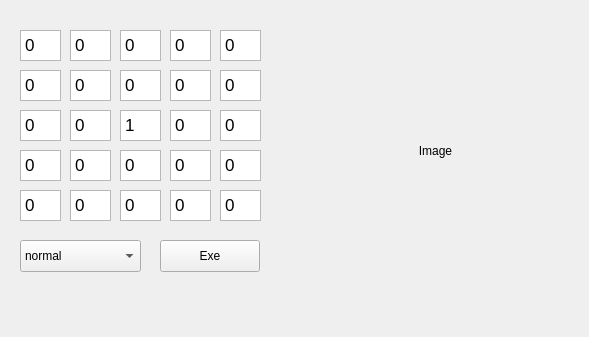
 <widget class="QWidget" name="FilterForm">
  <property name="geometry">
   <rect>
    <x>0</x>
    <y>0</y>
    <width>589</width>
    <height>337</height>
   </rect>
  </property>
  <property name="windowTitle">
   <string>Form</string>
  </property>
  <widget class="QLabel" name="ImageBox">
   <property name="geometry">
    <rect>
     <x>330</x>
     <y>40</y>
     <width>211</width>
     <height>221</height>
    </rect>
   </property>
   <property name="text">
    <string>Image</string>
   </property>
   <property name="alignment">
    <set>Qt::AlignmentFlag::AlignCenter</set>
   </property>
  </widget>
  <widget class="QTextEdit" name="textEdit">
   <property name="geometry">
    <rect>
     <x>20</x>
     <y>30</y>
     <width>41</width>
     <height>31</height>
    </rect>
   </property>
   <property name="font">
    <font>
     <pointsize>9</pointsize>
    </font>
   </property>
   <property name="html">
    <string>&lt;!DOCTYPE HTML PUBLIC &quot;-//W3C//DTD HTML 4.0//EN&quot; &quot;http://www.w3.org/TR/REC-html40/strict.dtd&quot;&gt;
&lt;html&gt;&lt;head&gt;&lt;meta name=&quot;qrichtext&quot; content=&quot;1&quot; /&gt;&lt;meta charset=&quot;utf-8&quot; /&gt;&lt;style type=&quot;text/css&quot;&gt;
p, li { white-space: pre-wrap; }
hr { height: 1px; border-width: 0; }
li.unchecked::marker { content: &quot;\2610&quot;; }
li.checked::marker { content: &quot;\2612&quot;; }
&lt;/style&gt;&lt;/head&gt;&lt;body style=&quot; font-family:'.AppleSystemUIFont'; font-size:9pt; font-weight:400; font-style:normal;&quot;&gt;
&lt;p style=&quot; margin-top:0px; margin-bottom:0px; margin-left:0px; margin-right:0px; -qt-block-indent:0; text-indent:0px;&quot;&gt;&lt;span style=&quot; font-size:13pt;&quot;&gt;0&lt;/span&gt;&lt;/p&gt;&lt;/body&gt;&lt;/html&gt;</string>
   </property>
  </widget>
  <widget class="QTextEdit" name="textEdit_2">
   <property name="geometry">
    <rect>
     <x>70</x>
     <y>30</y>
     <width>41</width>
     <height>31</height>
    </rect>
   </property>
   <property name="font">
    <font>
     <pointsize>9</pointsize>
    </font>
   </property>
   <property name="html">
    <string>&lt;!DOCTYPE HTML PUBLIC &quot;-//W3C//DTD HTML 4.0//EN&quot; &quot;http://www.w3.org/TR/REC-html40/strict.dtd&quot;&gt;
&lt;html&gt;&lt;head&gt;&lt;meta name=&quot;qrichtext&quot; content=&quot;1&quot; /&gt;&lt;meta charset=&quot;utf-8&quot; /&gt;&lt;style type=&quot;text/css&quot;&gt;
p, li { white-space: pre-wrap; }
hr { height: 1px; border-width: 0; }
li.unchecked::marker { content: &quot;\2610&quot;; }
li.checked::marker { content: &quot;\2612&quot;; }
&lt;/style&gt;&lt;/head&gt;&lt;body style=&quot; font-family:'.AppleSystemUIFont'; font-size:9pt; font-weight:400; font-style:normal;&quot;&gt;
&lt;p style=&quot; margin-top:0px; margin-bottom:0px; margin-left:0px; margin-right:0px; -qt-block-indent:0; text-indent:0px;&quot;&gt;&lt;span style=&quot; font-size:13pt;&quot;&gt;0&lt;/span&gt;&lt;/p&gt;&lt;/body&gt;&lt;/html&gt;</string>
   </property>
  </widget>
  <widget class="QTextEdit" name="textEdit_3">
   <property name="geometry">
    <rect>
     <x>120</x>
     <y>30</y>
     <width>41</width>
     <height>31</height>
    </rect>
   </property>
   <property name="font">
    <font>
     <pointsize>9</pointsize>
    </font>
   </property>
   <property name="html">
    <string>&lt;!DOCTYPE HTML PUBLIC &quot;-//W3C//DTD HTML 4.0//EN&quot; &quot;http://www.w3.org/TR/REC-html40/strict.dtd&quot;&gt;
&lt;html&gt;&lt;head&gt;&lt;meta name=&quot;qrichtext&quot; content=&quot;1&quot; /&gt;&lt;meta charset=&quot;utf-8&quot; /&gt;&lt;style type=&quot;text/css&quot;&gt;
p, li { white-space: pre-wrap; }
hr { height: 1px; border-width: 0; }
li.unchecked::marker { content: &quot;\2610&quot;; }
li.checked::marker { content: &quot;\2612&quot;; }
&lt;/style&gt;&lt;/head&gt;&lt;body style=&quot; font-family:'.AppleSystemUIFont'; font-size:9pt; font-weight:400; font-style:normal;&quot;&gt;
&lt;p style=&quot; margin-top:0px; margin-bottom:0px; margin-left:0px; margin-right:0px; -qt-block-indent:0; text-indent:0px;&quot;&gt;&lt;span style=&quot; font-size:13pt;&quot;&gt;0&lt;/span&gt;&lt;/p&gt;&lt;/body&gt;&lt;/html&gt;</string>
   </property>
  </widget>
  <widget class="QTextEdit" name="textEdit_4">
   <property name="geometry">
    <rect>
     <x>170</x>
     <y>30</y>
     <width>41</width>
     <height>31</height>
    </rect>
   </property>
   <property name="font">
    <font>
     <pointsize>9</pointsize>
    </font>
   </property>
   <property name="html">
    <string>&lt;!DOCTYPE HTML PUBLIC &quot;-//W3C//DTD HTML 4.0//EN&quot; &quot;http://www.w3.org/TR/REC-html40/strict.dtd&quot;&gt;
&lt;html&gt;&lt;head&gt;&lt;meta name=&quot;qrichtext&quot; content=&quot;1&quot; /&gt;&lt;meta charset=&quot;utf-8&quot; /&gt;&lt;style type=&quot;text/css&quot;&gt;
p, li { white-space: pre-wrap; }
hr { height: 1px; border-width: 0; }
li.unchecked::marker { content: &quot;\2610&quot;; }
li.checked::marker { content: &quot;\2612&quot;; }
&lt;/style&gt;&lt;/head&gt;&lt;body style=&quot; font-family:'.AppleSystemUIFont'; font-size:9pt; font-weight:400; font-style:normal;&quot;&gt;
&lt;p style=&quot; margin-top:0px; margin-bottom:0px; margin-left:0px; margin-right:0px; -qt-block-indent:0; text-indent:0px;&quot;&gt;&lt;span style=&quot; font-size:13pt;&quot;&gt;0&lt;/span&gt;&lt;/p&gt;&lt;/body&gt;&lt;/html&gt;</string>
   </property>
  </widget>
  <widget class="QTextEdit" name="textEdit_5">
   <property name="geometry">
    <rect>
     <x>220</x>
     <y>30</y>
     <width>41</width>
     <height>31</height>
    </rect>
   </property>
   <property name="font">
    <font>
     <pointsize>9</pointsize>
    </font>
   </property>
   <property name="html">
    <string>&lt;!DOCTYPE HTML PUBLIC &quot;-//W3C//DTD HTML 4.0//EN&quot; &quot;http://www.w3.org/TR/REC-html40/strict.dtd&quot;&gt;
&lt;html&gt;&lt;head&gt;&lt;meta name=&quot;qrichtext&quot; content=&quot;1&quot; /&gt;&lt;meta charset=&quot;utf-8&quot; /&gt;&lt;style type=&quot;text/css&quot;&gt;
p, li { white-space: pre-wrap; }
hr { height: 1px; border-width: 0; }
li.unchecked::marker { content: &quot;\2610&quot;; }
li.checked::marker { content: &quot;\2612&quot;; }
&lt;/style&gt;&lt;/head&gt;&lt;body style=&quot; font-family:'.AppleSystemUIFont'; font-size:9pt; font-weight:400; font-style:normal;&quot;&gt;
&lt;p style=&quot; margin-top:0px; margin-bottom:0px; margin-left:0px; margin-right:0px; -qt-block-indent:0; text-indent:0px;&quot;&gt;&lt;span style=&quot; font-size:13pt;&quot;&gt;0&lt;/span&gt;&lt;/p&gt;&lt;/body&gt;&lt;/html&gt;</string>
   </property>
  </widget>
  <widget class="QPushButton" name="pushButton">
   <property name="geometry">
    <rect>
     <x>160</x>
     <y>240</y>
     <width>100</width>
     <height>32</height>
    </rect>
   </property>
   <property name="text">
    <string>Exe</string>
   </property>
  </widget>
  <widget class="QComboBox" name="comboBox">
   <property name="geometry">
    <rect>
     <x>20</x>
     <y>240</y>
     <width>121</width>
     <height>32</height>
    </rect>
   </property>
   <item>
    <property name="text">
     <string>normal</string>
    </property>
   </item>
   <item>
    <property name="text">
     <string>gaussian</string>
    </property>
   </item>
   <item>
    <property name="text">
     <string>average</string>
    </property>
   </item>
  </widget>
  <widget class="QTextEdit" name="textEdit_6">
   <property name="geometry">
    <rect>
     <x>20</x>
     <y>70</y>
     <width>41</width>
     <height>31</height>
    </rect>
   </property>
   <property name="font">
    <font>
     <pointsize>9</pointsize>
    </font>
   </property>
   <property name="html">
    <string>&lt;!DOCTYPE HTML PUBLIC &quot;-//W3C//DTD HTML 4.0//EN&quot; &quot;http://www.w3.org/TR/REC-html40/strict.dtd&quot;&gt;
&lt;html&gt;&lt;head&gt;&lt;meta name=&quot;qrichtext&quot; content=&quot;1&quot; /&gt;&lt;meta charset=&quot;utf-8&quot; /&gt;&lt;style type=&quot;text/css&quot;&gt;
p, li { white-space: pre-wrap; }
hr { height: 1px; border-width: 0; }
li.unchecked::marker { content: &quot;\2610&quot;; }
li.checked::marker { content: &quot;\2612&quot;; }
&lt;/style&gt;&lt;/head&gt;&lt;body style=&quot; font-family:'.AppleSystemUIFont'; font-size:9pt; font-weight:400; font-style:normal;&quot;&gt;
&lt;p style=&quot; margin-top:0px; margin-bottom:0px; margin-left:0px; margin-right:0px; -qt-block-indent:0; text-indent:0px;&quot;&gt;&lt;span style=&quot; font-size:13pt;&quot;&gt;0&lt;/span&gt;&lt;/p&gt;&lt;/body&gt;&lt;/html&gt;</string>
   </property>
  </widget>
  <widget class="QTextEdit" name="textEdit_7">
   <property name="geometry">
    <rect>
     <x>70</x>
     <y>70</y>
     <width>41</width>
     <height>31</height>
    </rect>
   </property>
   <property name="font">
    <font>
     <pointsize>9</pointsize>
    </font>
   </property>
   <property name="html">
    <string>&lt;!DOCTYPE HTML PUBLIC &quot;-//W3C//DTD HTML 4.0//EN&quot; &quot;http://www.w3.org/TR/REC-html40/strict.dtd&quot;&gt;
&lt;html&gt;&lt;head&gt;&lt;meta name=&quot;qrichtext&quot; content=&quot;1&quot; /&gt;&lt;meta charset=&quot;utf-8&quot; /&gt;&lt;style type=&quot;text/css&quot;&gt;
p, li { white-space: pre-wrap; }
hr { height: 1px; border-width: 0; }
li.unchecked::marker { content: &quot;\2610&quot;; }
li.checked::marker { content: &quot;\2612&quot;; }
&lt;/style&gt;&lt;/head&gt;&lt;body style=&quot; font-family:'.AppleSystemUIFont'; font-size:9pt; font-weight:400; font-style:normal;&quot;&gt;
&lt;p style=&quot; margin-top:0px; margin-bottom:0px; margin-left:0px; margin-right:0px; -qt-block-indent:0; text-indent:0px;&quot;&gt;&lt;span style=&quot; font-size:13pt;&quot;&gt;0&lt;/span&gt;&lt;/p&gt;&lt;/body&gt;&lt;/html&gt;</string>
   </property>
  </widget>
  <widget class="QTextEdit" name="textEdit_8">
   <property name="geometry">
    <rect>
     <x>120</x>
     <y>70</y>
     <width>41</width>
     <height>31</height>
    </rect>
   </property>
   <property name="font">
    <font>
     <pointsize>9</pointsize>
    </font>
   </property>
   <property name="html">
    <string>&lt;!DOCTYPE HTML PUBLIC &quot;-//W3C//DTD HTML 4.0//EN&quot; &quot;http://www.w3.org/TR/REC-html40/strict.dtd&quot;&gt;
&lt;html&gt;&lt;head&gt;&lt;meta name=&quot;qrichtext&quot; content=&quot;1&quot; /&gt;&lt;meta charset=&quot;utf-8&quot; /&gt;&lt;style type=&quot;text/css&quot;&gt;
p, li { white-space: pre-wrap; }
hr { height: 1px; border-width: 0; }
li.unchecked::marker { content: &quot;\2610&quot;; }
li.checked::marker { content: &quot;\2612&quot;; }
&lt;/style&gt;&lt;/head&gt;&lt;body style=&quot; font-family:'.AppleSystemUIFont'; font-size:9pt; font-weight:400; font-style:normal;&quot;&gt;
&lt;p style=&quot; margin-top:0px; margin-bottom:0px; margin-left:0px; margin-right:0px; -qt-block-indent:0; text-indent:0px;&quot;&gt;&lt;span style=&quot; font-size:13pt;&quot;&gt;0&lt;/span&gt;&lt;/p&gt;&lt;/body&gt;&lt;/html&gt;</string>
   </property>
  </widget>
  <widget class="QTextEdit" name="textEdit_9">
   <property name="geometry">
    <rect>
     <x>170</x>
     <y>70</y>
     <width>41</width>
     <height>31</height>
    </rect>
   </property>
   <property name="font">
    <font>
     <pointsize>9</pointsize>
    </font>
   </property>
   <property name="html">
    <string>&lt;!DOCTYPE HTML PUBLIC &quot;-//W3C//DTD HTML 4.0//EN&quot; &quot;http://www.w3.org/TR/REC-html40/strict.dtd&quot;&gt;
&lt;html&gt;&lt;head&gt;&lt;meta name=&quot;qrichtext&quot; content=&quot;1&quot; /&gt;&lt;meta charset=&quot;utf-8&quot; /&gt;&lt;style type=&quot;text/css&quot;&gt;
p, li { white-space: pre-wrap; }
hr { height: 1px; border-width: 0; }
li.unchecked::marker { content: &quot;\2610&quot;; }
li.checked::marker { content: &quot;\2612&quot;; }
&lt;/style&gt;&lt;/head&gt;&lt;body style=&quot; font-family:'.AppleSystemUIFont'; font-size:9pt; font-weight:400; font-style:normal;&quot;&gt;
&lt;p style=&quot; margin-top:0px; margin-bottom:0px; margin-left:0px; margin-right:0px; -qt-block-indent:0; text-indent:0px;&quot;&gt;&lt;span style=&quot; font-size:13pt;&quot;&gt;0&lt;/span&gt;&lt;/p&gt;&lt;/body&gt;&lt;/html&gt;</string>
   </property>
  </widget>
  <widget class="QTextEdit" name="textEdit_10">
   <property name="geometry">
    <rect>
     <x>220</x>
     <y>70</y>
     <width>41</width>
     <height>31</height>
    </rect>
   </property>
   <property name="font">
    <font>
     <pointsize>9</pointsize>
    </font>
   </property>
   <property name="html">
    <string>&lt;!DOCTYPE HTML PUBLIC &quot;-//W3C//DTD HTML 4.0//EN&quot; &quot;http://www.w3.org/TR/REC-html40/strict.dtd&quot;&gt;
&lt;html&gt;&lt;head&gt;&lt;meta name=&quot;qrichtext&quot; content=&quot;1&quot; /&gt;&lt;meta charset=&quot;utf-8&quot; /&gt;&lt;style type=&quot;text/css&quot;&gt;
p, li { white-space: pre-wrap; }
hr { height: 1px; border-width: 0; }
li.unchecked::marker { content: &quot;\2610&quot;; }
li.checked::marker { content: &quot;\2612&quot;; }
&lt;/style&gt;&lt;/head&gt;&lt;body style=&quot; font-family:'.AppleSystemUIFont'; font-size:9pt; font-weight:400; font-style:normal;&quot;&gt;
&lt;p style=&quot; margin-top:0px; margin-bottom:0px; margin-left:0px; margin-right:0px; -qt-block-indent:0; text-indent:0px;&quot;&gt;&lt;span style=&quot; font-size:13pt;&quot;&gt;0&lt;/span&gt;&lt;/p&gt;&lt;/body&gt;&lt;/html&gt;</string>
   </property>
  </widget>
  <widget class="QTextEdit" name="textEdit_11">
   <property name="geometry">
    <rect>
     <x>20</x>
     <y>110</y>
     <width>41</width>
     <height>31</height>
    </rect>
   </property>
   <property name="font">
    <font>
     <pointsize>9</pointsize>
    </font>
   </property>
   <property name="html">
    <string>&lt;!DOCTYPE HTML PUBLIC &quot;-//W3C//DTD HTML 4.0//EN&quot; &quot;http://www.w3.org/TR/REC-html40/strict.dtd&quot;&gt;
&lt;html&gt;&lt;head&gt;&lt;meta name=&quot;qrichtext&quot; content=&quot;1&quot; /&gt;&lt;meta charset=&quot;utf-8&quot; /&gt;&lt;style type=&quot;text/css&quot;&gt;
p, li { white-space: pre-wrap; }
hr { height: 1px; border-width: 0; }
li.unchecked::marker { content: &quot;\2610&quot;; }
li.checked::marker { content: &quot;\2612&quot;; }
&lt;/style&gt;&lt;/head&gt;&lt;body style=&quot; font-family:'.AppleSystemUIFont'; font-size:9pt; font-weight:400; font-style:normal;&quot;&gt;
&lt;p style=&quot; margin-top:0px; margin-bottom:0px; margin-left:0px; margin-right:0px; -qt-block-indent:0; text-indent:0px;&quot;&gt;&lt;span style=&quot; font-size:13pt;&quot;&gt;0&lt;/span&gt;&lt;/p&gt;&lt;/body&gt;&lt;/html&gt;</string>
   </property>
  </widget>
  <widget class="QTextEdit" name="textEdit_12">
   <property name="geometry">
    <rect>
     <x>70</x>
     <y>110</y>
     <width>41</width>
     <height>31</height>
    </rect>
   </property>
   <property name="font">
    <font>
     <pointsize>9</pointsize>
    </font>
   </property>
   <property name="html">
    <string>&lt;!DOCTYPE HTML PUBLIC &quot;-//W3C//DTD HTML 4.0//EN&quot; &quot;http://www.w3.org/TR/REC-html40/strict.dtd&quot;&gt;
&lt;html&gt;&lt;head&gt;&lt;meta name=&quot;qrichtext&quot; content=&quot;1&quot; /&gt;&lt;meta charset=&quot;utf-8&quot; /&gt;&lt;style type=&quot;text/css&quot;&gt;
p, li { white-space: pre-wrap; }
hr { height: 1px; border-width: 0; }
li.unchecked::marker { content: &quot;\2610&quot;; }
li.checked::marker { content: &quot;\2612&quot;; }
&lt;/style&gt;&lt;/head&gt;&lt;body style=&quot; font-family:'.AppleSystemUIFont'; font-size:9pt; font-weight:400; font-style:normal;&quot;&gt;
&lt;p style=&quot; margin-top:0px; margin-bottom:0px; margin-left:0px; margin-right:0px; -qt-block-indent:0; text-indent:0px;&quot;&gt;&lt;span style=&quot; font-size:13pt;&quot;&gt;0&lt;/span&gt;&lt;/p&gt;&lt;/body&gt;&lt;/html&gt;</string>
   </property>
  </widget>
  <widget class="QTextEdit" name="textEdit_13">
   <property name="geometry">
    <rect>
     <x>120</x>
     <y>110</y>
     <width>41</width>
     <height>31</height>
    </rect>
   </property>
   <property name="font">
    <font>
     <pointsize>9</pointsize>
    </font>
   </property>
   <property name="html">
    <string>&lt;!DOCTYPE HTML PUBLIC &quot;-//W3C//DTD HTML 4.0//EN&quot; &quot;http://www.w3.org/TR/REC-html40/strict.dtd&quot;&gt;
&lt;html&gt;&lt;head&gt;&lt;meta name=&quot;qrichtext&quot; content=&quot;1&quot; /&gt;&lt;meta charset=&quot;utf-8&quot; /&gt;&lt;style type=&quot;text/css&quot;&gt;
p, li { white-space: pre-wrap; }
hr { height: 1px; border-width: 0; }
li.unchecked::marker { content: &quot;\2610&quot;; }
li.checked::marker { content: &quot;\2612&quot;; }
&lt;/style&gt;&lt;/head&gt;&lt;body style=&quot; font-family:'.AppleSystemUIFont'; font-size:9pt; font-weight:400; font-style:normal;&quot;&gt;
&lt;p style=&quot; margin-top:0px; margin-bottom:0px; margin-left:0px; margin-right:0px; -qt-block-indent:0; text-indent:0px;&quot;&gt;&lt;span style=&quot; font-size:13pt;&quot;&gt;1&lt;/span&gt;&lt;/p&gt;&lt;/body&gt;&lt;/html&gt;</string>
   </property>
  </widget>
  <widget class="QTextEdit" name="textEdit_14">
   <property name="geometry">
    <rect>
     <x>170</x>
     <y>110</y>
     <width>41</width>
     <height>31</height>
    </rect>
   </property>
   <property name="font">
    <font>
     <pointsize>9</pointsize>
    </font>
   </property>
   <property name="html">
    <string>&lt;!DOCTYPE HTML PUBLIC &quot;-//W3C//DTD HTML 4.0//EN&quot; &quot;http://www.w3.org/TR/REC-html40/strict.dtd&quot;&gt;
&lt;html&gt;&lt;head&gt;&lt;meta name=&quot;qrichtext&quot; content=&quot;1&quot; /&gt;&lt;meta charset=&quot;utf-8&quot; /&gt;&lt;style type=&quot;text/css&quot;&gt;
p, li { white-space: pre-wrap; }
hr { height: 1px; border-width: 0; }
li.unchecked::marker { content: &quot;\2610&quot;; }
li.checked::marker { content: &quot;\2612&quot;; }
&lt;/style&gt;&lt;/head&gt;&lt;body style=&quot; font-family:'.AppleSystemUIFont'; font-size:9pt; font-weight:400; font-style:normal;&quot;&gt;
&lt;p style=&quot; margin-top:0px; margin-bottom:0px; margin-left:0px; margin-right:0px; -qt-block-indent:0; text-indent:0px;&quot;&gt;&lt;span style=&quot; font-size:13pt;&quot;&gt;0&lt;/span&gt;&lt;/p&gt;&lt;/body&gt;&lt;/html&gt;</string>
   </property>
  </widget>
  <widget class="QTextEdit" name="textEdit_15">
   <property name="geometry">
    <rect>
     <x>220</x>
     <y>110</y>
     <width>41</width>
     <height>31</height>
    </rect>
   </property>
   <property name="font">
    <font>
     <pointsize>9</pointsize>
    </font>
   </property>
   <property name="html">
    <string>&lt;!DOCTYPE HTML PUBLIC &quot;-//W3C//DTD HTML 4.0//EN&quot; &quot;http://www.w3.org/TR/REC-html40/strict.dtd&quot;&gt;
&lt;html&gt;&lt;head&gt;&lt;meta name=&quot;qrichtext&quot; content=&quot;1&quot; /&gt;&lt;meta charset=&quot;utf-8&quot; /&gt;&lt;style type=&quot;text/css&quot;&gt;
p, li { white-space: pre-wrap; }
hr { height: 1px; border-width: 0; }
li.unchecked::marker { content: &quot;\2610&quot;; }
li.checked::marker { content: &quot;\2612&quot;; }
&lt;/style&gt;&lt;/head&gt;&lt;body style=&quot; font-family:'.AppleSystemUIFont'; font-size:9pt; font-weight:400; font-style:normal;&quot;&gt;
&lt;p style=&quot; margin-top:0px; margin-bottom:0px; margin-left:0px; margin-right:0px; -qt-block-indent:0; text-indent:0px;&quot;&gt;&lt;span style=&quot; font-size:13pt;&quot;&gt;0&lt;/span&gt;&lt;/p&gt;&lt;/body&gt;&lt;/html&gt;</string>
   </property>
  </widget>
  <widget class="QTextEdit" name="textEdit_16">
   <property name="geometry">
    <rect>
     <x>20</x>
     <y>150</y>
     <width>41</width>
     <height>31</height>
    </rect>
   </property>
   <property name="font">
    <font>
     <pointsize>9</pointsize>
    </font>
   </property>
   <property name="html">
    <string>&lt;!DOCTYPE HTML PUBLIC &quot;-//W3C//DTD HTML 4.0//EN&quot; &quot;http://www.w3.org/TR/REC-html40/strict.dtd&quot;&gt;
&lt;html&gt;&lt;head&gt;&lt;meta name=&quot;qrichtext&quot; content=&quot;1&quot; /&gt;&lt;meta charset=&quot;utf-8&quot; /&gt;&lt;style type=&quot;text/css&quot;&gt;
p, li { white-space: pre-wrap; }
hr { height: 1px; border-width: 0; }
li.unchecked::marker { content: &quot;\2610&quot;; }
li.checked::marker { content: &quot;\2612&quot;; }
&lt;/style&gt;&lt;/head&gt;&lt;body style=&quot; font-family:'.AppleSystemUIFont'; font-size:9pt; font-weight:400; font-style:normal;&quot;&gt;
&lt;p style=&quot; margin-top:0px; margin-bottom:0px; margin-left:0px; margin-right:0px; -qt-block-indent:0; text-indent:0px;&quot;&gt;&lt;span style=&quot; font-size:13pt;&quot;&gt;0&lt;/span&gt;&lt;/p&gt;&lt;/body&gt;&lt;/html&gt;</string>
   </property>
  </widget>
  <widget class="QTextEdit" name="textEdit_17">
   <property name="geometry">
    <rect>
     <x>70</x>
     <y>150</y>
     <width>41</width>
     <height>31</height>
    </rect>
   </property>
   <property name="font">
    <font>
     <pointsize>9</pointsize>
    </font>
   </property>
   <property name="html">
    <string>&lt;!DOCTYPE HTML PUBLIC &quot;-//W3C//DTD HTML 4.0//EN&quot; &quot;http://www.w3.org/TR/REC-html40/strict.dtd&quot;&gt;
&lt;html&gt;&lt;head&gt;&lt;meta name=&quot;qrichtext&quot; content=&quot;1&quot; /&gt;&lt;meta charset=&quot;utf-8&quot; /&gt;&lt;style type=&quot;text/css&quot;&gt;
p, li { white-space: pre-wrap; }
hr { height: 1px; border-width: 0; }
li.unchecked::marker { content: &quot;\2610&quot;; }
li.checked::marker { content: &quot;\2612&quot;; }
&lt;/style&gt;&lt;/head&gt;&lt;body style=&quot; font-family:'.AppleSystemUIFont'; font-size:9pt; font-weight:400; font-style:normal;&quot;&gt;
&lt;p style=&quot; margin-top:0px; margin-bottom:0px; margin-left:0px; margin-right:0px; -qt-block-indent:0; text-indent:0px;&quot;&gt;&lt;span style=&quot; font-size:13pt;&quot;&gt;0&lt;/span&gt;&lt;/p&gt;&lt;/body&gt;&lt;/html&gt;</string>
   </property>
  </widget>
  <widget class="QTextEdit" name="textEdit_18">
   <property name="geometry">
    <rect>
     <x>120</x>
     <y>150</y>
     <width>41</width>
     <height>31</height>
    </rect>
   </property>
   <property name="font">
    <font>
     <pointsize>9</pointsize>
    </font>
   </property>
   <property name="html">
    <string>&lt;!DOCTYPE HTML PUBLIC &quot;-//W3C//DTD HTML 4.0//EN&quot; &quot;http://www.w3.org/TR/REC-html40/strict.dtd&quot;&gt;
&lt;html&gt;&lt;head&gt;&lt;meta name=&quot;qrichtext&quot; content=&quot;1&quot; /&gt;&lt;meta charset=&quot;utf-8&quot; /&gt;&lt;style type=&quot;text/css&quot;&gt;
p, li { white-space: pre-wrap; }
hr { height: 1px; border-width: 0; }
li.unchecked::marker { content: &quot;\2610&quot;; }
li.checked::marker { content: &quot;\2612&quot;; }
&lt;/style&gt;&lt;/head&gt;&lt;body style=&quot; font-family:'.AppleSystemUIFont'; font-size:9pt; font-weight:400; font-style:normal;&quot;&gt;
&lt;p style=&quot; margin-top:0px; margin-bottom:0px; margin-left:0px; margin-right:0px; -qt-block-indent:0; text-indent:0px;&quot;&gt;&lt;span style=&quot; font-size:13pt;&quot;&gt;0&lt;/span&gt;&lt;/p&gt;&lt;/body&gt;&lt;/html&gt;</string>
   </property>
  </widget>
  <widget class="QTextEdit" name="textEdit_19">
   <property name="geometry">
    <rect>
     <x>170</x>
     <y>150</y>
     <width>41</width>
     <height>31</height>
    </rect>
   </property>
   <property name="font">
    <font>
     <pointsize>9</pointsize>
    </font>
   </property>
   <property name="html">
    <string>&lt;!DOCTYPE HTML PUBLIC &quot;-//W3C//DTD HTML 4.0//EN&quot; &quot;http://www.w3.org/TR/REC-html40/strict.dtd&quot;&gt;
&lt;html&gt;&lt;head&gt;&lt;meta name=&quot;qrichtext&quot; content=&quot;1&quot; /&gt;&lt;meta charset=&quot;utf-8&quot; /&gt;&lt;style type=&quot;text/css&quot;&gt;
p, li { white-space: pre-wrap; }
hr { height: 1px; border-width: 0; }
li.unchecked::marker { content: &quot;\2610&quot;; }
li.checked::marker { content: &quot;\2612&quot;; }
&lt;/style&gt;&lt;/head&gt;&lt;body style=&quot; font-family:'.AppleSystemUIFont'; font-size:9pt; font-weight:400; font-style:normal;&quot;&gt;
&lt;p style=&quot; margin-top:0px; margin-bottom:0px; margin-left:0px; margin-right:0px; -qt-block-indent:0; text-indent:0px;&quot;&gt;&lt;span style=&quot; font-size:13pt;&quot;&gt;0&lt;/span&gt;&lt;/p&gt;&lt;/body&gt;&lt;/html&gt;</string>
   </property>
  </widget>
  <widget class="QTextEdit" name="textEdit_20">
   <property name="geometry">
    <rect>
     <x>220</x>
     <y>150</y>
     <width>41</width>
     <height>31</height>
    </rect>
   </property>
   <property name="font">
    <font>
     <pointsize>9</pointsize>
    </font>
   </property>
   <property name="html">
    <string>&lt;!DOCTYPE HTML PUBLIC &quot;-//W3C//DTD HTML 4.0//EN&quot; &quot;http://www.w3.org/TR/REC-html40/strict.dtd&quot;&gt;
&lt;html&gt;&lt;head&gt;&lt;meta name=&quot;qrichtext&quot; content=&quot;1&quot; /&gt;&lt;meta charset=&quot;utf-8&quot; /&gt;&lt;style type=&quot;text/css&quot;&gt;
p, li { white-space: pre-wrap; }
hr { height: 1px; border-width: 0; }
li.unchecked::marker { content: &quot;\2610&quot;; }
li.checked::marker { content: &quot;\2612&quot;; }
&lt;/style&gt;&lt;/head&gt;&lt;body style=&quot; font-family:'.AppleSystemUIFont'; font-size:9pt; font-weight:400; font-style:normal;&quot;&gt;
&lt;p style=&quot; margin-top:0px; margin-bottom:0px; margin-left:0px; margin-right:0px; -qt-block-indent:0; text-indent:0px;&quot;&gt;&lt;span style=&quot; font-size:13pt;&quot;&gt;0&lt;/span&gt;&lt;/p&gt;&lt;/body&gt;&lt;/html&gt;</string>
   </property>
  </widget>
  <widget class="QTextEdit" name="textEdit_21">
   <property name="geometry">
    <rect>
     <x>20</x>
     <y>190</y>
     <width>41</width>
     <height>31</height>
    </rect>
   </property>
   <property name="font">
    <font>
     <pointsize>9</pointsize>
    </font>
   </property>
   <property name="html">
    <string>&lt;!DOCTYPE HTML PUBLIC &quot;-//W3C//DTD HTML 4.0//EN&quot; &quot;http://www.w3.org/TR/REC-html40/strict.dtd&quot;&gt;
&lt;html&gt;&lt;head&gt;&lt;meta name=&quot;qrichtext&quot; content=&quot;1&quot; /&gt;&lt;meta charset=&quot;utf-8&quot; /&gt;&lt;style type=&quot;text/css&quot;&gt;
p, li { white-space: pre-wrap; }
hr { height: 1px; border-width: 0; }
li.unchecked::marker { content: &quot;\2610&quot;; }
li.checked::marker { content: &quot;\2612&quot;; }
&lt;/style&gt;&lt;/head&gt;&lt;body style=&quot; font-family:'.AppleSystemUIFont'; font-size:9pt; font-weight:400; font-style:normal;&quot;&gt;
&lt;p style=&quot; margin-top:0px; margin-bottom:0px; margin-left:0px; margin-right:0px; -qt-block-indent:0; text-indent:0px;&quot;&gt;&lt;span style=&quot; font-size:13pt;&quot;&gt;0&lt;/span&gt;&lt;/p&gt;&lt;/body&gt;&lt;/html&gt;</string>
   </property>
  </widget>
  <widget class="QTextEdit" name="textEdit_22">
   <property name="geometry">
    <rect>
     <x>70</x>
     <y>190</y>
     <width>41</width>
     <height>31</height>
    </rect>
   </property>
   <property name="font">
    <font>
     <pointsize>9</pointsize>
    </font>
   </property>
   <property name="html">
    <string>&lt;!DOCTYPE HTML PUBLIC &quot;-//W3C//DTD HTML 4.0//EN&quot; &quot;http://www.w3.org/TR/REC-html40/strict.dtd&quot;&gt;
&lt;html&gt;&lt;head&gt;&lt;meta name=&quot;qrichtext&quot; content=&quot;1&quot; /&gt;&lt;meta charset=&quot;utf-8&quot; /&gt;&lt;style type=&quot;text/css&quot;&gt;
p, li { white-space: pre-wrap; }
hr { height: 1px; border-width: 0; }
li.unchecked::marker { content: &quot;\2610&quot;; }
li.checked::marker { content: &quot;\2612&quot;; }
&lt;/style&gt;&lt;/head&gt;&lt;body style=&quot; font-family:'.AppleSystemUIFont'; font-size:9pt; font-weight:400; font-style:normal;&quot;&gt;
&lt;p style=&quot; margin-top:0px; margin-bottom:0px; margin-left:0px; margin-right:0px; -qt-block-indent:0; text-indent:0px;&quot;&gt;&lt;span style=&quot; font-size:13pt;&quot;&gt;0&lt;/span&gt;&lt;/p&gt;&lt;/body&gt;&lt;/html&gt;</string>
   </property>
  </widget>
  <widget class="QTextEdit" name="textEdit_23">
   <property name="geometry">
    <rect>
     <x>120</x>
     <y>190</y>
     <width>41</width>
     <height>31</height>
    </rect>
   </property>
   <property name="font">
    <font>
     <pointsize>9</pointsize>
    </font>
   </property>
   <property name="html">
    <string>&lt;!DOCTYPE HTML PUBLIC &quot;-//W3C//DTD HTML 4.0//EN&quot; &quot;http://www.w3.org/TR/REC-html40/strict.dtd&quot;&gt;
&lt;html&gt;&lt;head&gt;&lt;meta name=&quot;qrichtext&quot; content=&quot;1&quot; /&gt;&lt;meta charset=&quot;utf-8&quot; /&gt;&lt;style type=&quot;text/css&quot;&gt;
p, li { white-space: pre-wrap; }
hr { height: 1px; border-width: 0; }
li.unchecked::marker { content: &quot;\2610&quot;; }
li.checked::marker { content: &quot;\2612&quot;; }
&lt;/style&gt;&lt;/head&gt;&lt;body style=&quot; font-family:'.AppleSystemUIFont'; font-size:9pt; font-weight:400; font-style:normal;&quot;&gt;
&lt;p style=&quot; margin-top:0px; margin-bottom:0px; margin-left:0px; margin-right:0px; -qt-block-indent:0; text-indent:0px;&quot;&gt;&lt;span style=&quot; font-size:13pt;&quot;&gt;0&lt;/span&gt;&lt;/p&gt;&lt;/body&gt;&lt;/html&gt;</string>
   </property>
  </widget>
  <widget class="QTextEdit" name="textEdit_24">
   <property name="geometry">
    <rect>
     <x>170</x>
     <y>190</y>
     <width>41</width>
     <height>31</height>
    </rect>
   </property>
   <property name="font">
    <font>
     <pointsize>9</pointsize>
    </font>
   </property>
   <property name="html">
    <string>&lt;!DOCTYPE HTML PUBLIC &quot;-//W3C//DTD HTML 4.0//EN&quot; &quot;http://www.w3.org/TR/REC-html40/strict.dtd&quot;&gt;
&lt;html&gt;&lt;head&gt;&lt;meta name=&quot;qrichtext&quot; content=&quot;1&quot; /&gt;&lt;meta charset=&quot;utf-8&quot; /&gt;&lt;style type=&quot;text/css&quot;&gt;
p, li { white-space: pre-wrap; }
hr { height: 1px; border-width: 0; }
li.unchecked::marker { content: &quot;\2610&quot;; }
li.checked::marker { content: &quot;\2612&quot;; }
&lt;/style&gt;&lt;/head&gt;&lt;body style=&quot; font-family:'.AppleSystemUIFont'; font-size:9pt; font-weight:400; font-style:normal;&quot;&gt;
&lt;p style=&quot; margin-top:0px; margin-bottom:0px; margin-left:0px; margin-right:0px; -qt-block-indent:0; text-indent:0px;&quot;&gt;&lt;span style=&quot; font-size:13pt;&quot;&gt;0&lt;/span&gt;&lt;/p&gt;&lt;/body&gt;&lt;/html&gt;</string>
   </property>
  </widget>
  <widget class="QTextEdit" name="textEdit_25">
   <property name="geometry">
    <rect>
     <x>220</x>
     <y>190</y>
     <width>41</width>
     <height>31</height>
    </rect>
   </property>
   <property name="font">
    <font>
     <pointsize>9</pointsize>
    </font>
   </property>
   <property name="html">
    <string>&lt;!DOCTYPE HTML PUBLIC &quot;-//W3C//DTD HTML 4.0//EN&quot; &quot;http://www.w3.org/TR/REC-html40/strict.dtd&quot;&gt;
&lt;html&gt;&lt;head&gt;&lt;meta name=&quot;qrichtext&quot; content=&quot;1&quot; /&gt;&lt;meta charset=&quot;utf-8&quot; /&gt;&lt;style type=&quot;text/css&quot;&gt;
p, li { white-space: pre-wrap; }
hr { height: 1px; border-width: 0; }
li.unchecked::marker { content: &quot;\2610&quot;; }
li.checked::marker { content: &quot;\2612&quot;; }
&lt;/style&gt;&lt;/head&gt;&lt;body style=&quot; font-family:'.AppleSystemUIFont'; font-size:9pt; font-weight:400; font-style:normal;&quot;&gt;
&lt;p style=&quot; margin-top:0px; margin-bottom:0px; margin-left:0px; margin-right:0px; -qt-block-indent:0; text-indent:0px;&quot;&gt;&lt;span style=&quot; font-size:13pt;&quot;&gt;0&lt;/span&gt;&lt;/p&gt;&lt;/body&gt;&lt;/html&gt;</string>
   </property>
  </widget>
 </widget>
